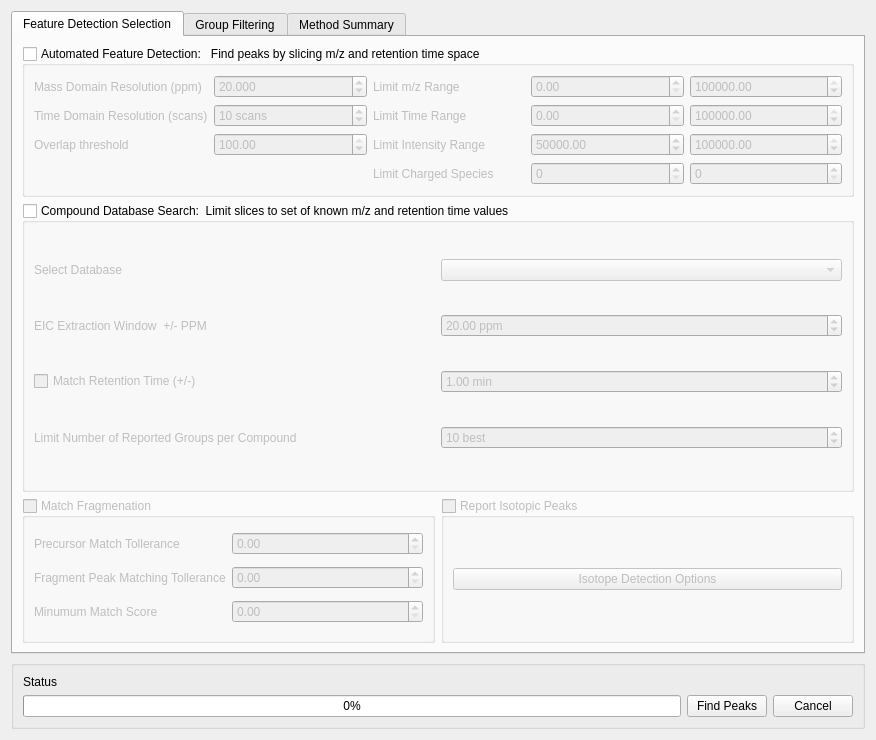
<?xml version="1.0" encoding="UTF-8"?>
<ui version="4.0">
 <class>PeakDetectionDialog</class>
 <widget class="QDialog" name="PeakDetectionDialog">
  <property name="geometry">
   <rect>
    <x>0</x>
    <y>0</y>
    <width>876</width>
    <height>740</height>
   </rect>
  </property>
  <property name="sizeIncrement">
   <size>
    <width>0</width>
    <height>0</height>
   </size>
  </property>
  <property name="windowTitle">
   <string>Peak Detection</string>
  </property>
  <layout class="QVBoxLayout" name="verticalLayout">
   <item>
    <widget class="QTabWidget" name="tabwidget">
     <property name="currentIndex">
      <number>0</number>
     </property>
     <widget class="QWidget" name="featureSelectionTab">
      <attribute name="title">
       <string>Feature Detection Selection</string>
      </attribute>
      <layout class="QGridLayout" name="gridLayout_10">
       <item row="0" column="0" colspan="2">
        <widget class="QGroupBox" name="featureOptions">
         <property name="enabled">
          <bool>true</bool>
         </property>
         <property name="statusTip">
          <string/>
         </property>
         <property name="autoFillBackground">
          <bool>false</bool>
         </property>
         <property name="title">
          <string>Automated Feature Detection:   Find peaks by slicing m/z and retention time space</string>
         </property>
         <property name="flat">
          <bool>false</bool>
         </property>
         <property name="checkable">
          <bool>true</bool>
         </property>
         <property name="checked">
          <bool>false</bool>
         </property>
         <layout class="QGridLayout" name="gridLayout">
          <item row="0" column="2">
           <widget class="QLabel" name="label_17">
            <property name="text">
             <string>Limit m/z Range</string>
            </property>
           </widget>
          </item>
          <item row="2" column="2">
           <widget class="QLabel" name="label_19">
            <property name="text">
             <string>Limit Intensity Range</string>
            </property>
           </widget>
          </item>
          <item row="1" column="4">
           <widget class="QDoubleSpinBox" name="rtMax">
            <property name="maximum">
             <double>999999999.000000000000000</double>
            </property>
            <property name="value">
             <double>999999999.000000000000000</double>
            </property>
           </widget>
          </item>
          <item row="3" column="2">
           <widget class="QLabel" name="label_20">
            <property name="text">
             <string>Limit Charged Species</string>
            </property>
           </widget>
          </item>
          <item row="0" column="1">
           <widget class="QDoubleSpinBox" name="ppmStep">
            <property name="decimals">
             <number>3</number>
            </property>
            <property name="maximum">
             <double>1000000000.000000000000000</double>
            </property>
            <property name="singleStep">
             <double>1.000000000000000</double>
            </property>
            <property name="value">
             <double>20.000000000000000</double>
            </property>
           </widget>
          </item>
          <item row="1" column="1">
           <widget class="QDoubleSpinBox" name="rtStep">
            <property name="statusTip">
             <string>mz-rt matrix binning</string>
            </property>
            <property name="prefix">
             <string/>
            </property>
            <property name="suffix">
             <string> scans</string>
            </property>
            <property name="decimals">
             <number>0</number>
            </property>
            <property name="minimum">
             <double>1.000000000000000</double>
            </property>
            <property name="maximum">
             <double>1000000.000000000000000</double>
            </property>
            <property name="singleStep">
             <double>5.000000000000000</double>
            </property>
            <property name="value">
             <double>10.000000000000000</double>
            </property>
           </widget>
          </item>
          <item row="2" column="3">
           <widget class="QDoubleSpinBox" name="minIntensity">
            <property name="maximum">
             <double>9999999999.989999771118164</double>
            </property>
            <property name="value">
             <double>50000.000000000000000</double>
            </property>
           </widget>
          </item>
          <item row="3" column="3">
           <widget class="QSpinBox" name="chargeMin">
            <property name="minimum">
             <number>0</number>
            </property>
            <property name="maximum">
             <number>999999999</number>
            </property>
            <property name="value">
             <number>0</number>
            </property>
           </widget>
          </item>
          <item row="2" column="4">
           <widget class="QDoubleSpinBox" name="maxIntensity">
            <property name="maximum">
             <double>9999999999.989999771118164</double>
            </property>
            <property name="value">
             <double>9999999999.000000000000000</double>
            </property>
           </widget>
          </item>
          <item row="1" column="0">
           <widget class="QLabel" name="label">
            <property name="text">
             <string>Time Domain Resolution (scans)</string>
            </property>
           </widget>
          </item>
          <item row="3" column="4">
           <widget class="QSpinBox" name="chargeMax">
            <property name="minimum">
             <number>0</number>
            </property>
            <property name="maximum">
             <number>999999999</number>
            </property>
            <property name="value">
             <number>0</number>
            </property>
           </widget>
          </item>
          <item row="0" column="4">
           <widget class="QDoubleSpinBox" name="mzMax">
            <property name="maximum">
             <double>999999999.000000000000000</double>
            </property>
            <property name="value">
             <double>999999999.000000000000000</double>
            </property>
           </widget>
          </item>
          <item row="1" column="3">
           <widget class="QDoubleSpinBox" name="rtMin">
            <property name="maximum">
             <double>999999999.000000000000000</double>
            </property>
           </widget>
          </item>
          <item row="0" column="0">
           <widget class="QLabel" name="label_7">
            <property name="text">
             <string>Mass Domain Resolution (ppm)</string>
            </property>
           </widget>
          </item>
          <item row="0" column="3">
           <widget class="QDoubleSpinBox" name="mzMin">
            <property name="maximum">
             <double>999999999.000000000000000</double>
            </property>
           </widget>
          </item>
          <item row="1" column="2">
           <widget class="QLabel" name="label_18">
            <property name="text">
             <string>Limit Time Range</string>
            </property>
           </widget>
          </item>
          <item row="2" column="0">
           <widget class="QLabel" name="label_13">
            <property name="text">
             <string>Overlap threshold</string>
            </property>
           </widget>
          </item>
          <item row="2" column="1">
           <widget class="QDoubleSpinBox" name="overlapThreshold">
            <property name="maximum">
             <double>100.000000000000000</double>
            </property>
            <property name="value">
             <double>100.000000000000000</double>
            </property>
           </widget>
          </item>
         </layout>
        </widget>
       </item>
       <item row="1" column="0" rowspan="2" colspan="2">
        <widget class="QGroupBox" name="dbOptions">
         <property name="title">
          <string>Compound Database Search:  Limit slices to set of known m/z and retention time values</string>
         </property>
         <property name="checkable">
          <bool>true</bool>
         </property>
         <property name="checked">
          <bool>false</bool>
         </property>
         <layout class="QGridLayout" name="gridLayout_2">
          <item row="0" column="0">
           <widget class="QLabel" name="label_3">
            <property name="text">
             <string>Select Database</string>
            </property>
           </widget>
          </item>
          <item row="4" column="0">
           <widget class="QLabel" name="label_16">
            <property name="text">
             <string>Limit Number of Reported Groups per Compound</string>
            </property>
           </widget>
          </item>
          <item row="1" column="2">
           <widget class="QDoubleSpinBox" name="compoundPPMWindow">
            <property name="suffix">
             <string> ppm</string>
            </property>
            <property name="maximum">
             <double>1000000.000000000000000</double>
            </property>
            <property name="value">
             <double>20.000000000000000</double>
            </property>
           </widget>
          </item>
          <item row="4" column="2">
           <widget class="QSpinBox" name="eicMaxGroups">
            <property name="suffix">
             <string> best</string>
            </property>
            <property name="minimum">
             <number>1</number>
            </property>
            <property name="maximum">
             <number>999999999</number>
            </property>
            <property name="value">
             <number>10</number>
            </property>
           </widget>
          </item>
          <item row="1" column="0">
           <widget class="QLabel" name="label_11">
            <property name="text">
             <string>EIC Extraction Window  +/- PPM </string>
            </property>
           </widget>
          </item>
          <item row="3" column="2">
           <widget class="QDoubleSpinBox" name="compoundRTWindow">
            <property name="prefix">
             <string/>
            </property>
            <property name="suffix">
             <string> min</string>
            </property>
            <property name="maximum">
             <double>999999999.000000000000000</double>
            </property>
            <property name="singleStep">
             <double>0.500000000000000</double>
            </property>
            <property name="value">
             <double>1.000000000000000</double>
            </property>
           </widget>
          </item>
          <item row="0" column="2">
           <widget class="QComboBox" name="compoundDatabase"/>
          </item>
          <item row="3" column="0">
           <widget class="QCheckBox" name="matchRt">
            <property name="text">
             <string>Match Retention Time (+/-)</string>
            </property>
            <property name="checked">
             <bool>false</bool>
            </property>
           </widget>
          </item>
         </layout>
        </widget>
       </item>
       <item row="4" column="0">
        <widget class="QGroupBox" name="matchFragmentatioOptions">
         <property name="enabled">
          <bool>false</bool>
         </property>
         <property name="title">
          <string>Match Fragmenation</string>
         </property>
         <property name="checkable">
          <bool>true</bool>
         </property>
         <property name="checked">
          <bool>false</bool>
         </property>
         <layout class="QGridLayout" name="gridLayout_8">
          <item row="1" column="1">
           <widget class="QDoubleSpinBox" name="doubleSpinBox"/>
          </item>
          <item row="2" column="1">
           <widget class="QDoubleSpinBox" name="minFragMatchScore">
            <property name="prefix">
             <string/>
            </property>
            <property name="suffix">
             <string/>
            </property>
            <property name="maximum">
             <double>1.000000000000000</double>
            </property>
            <property name="singleStep">
             <double>0.100000000000000</double>
            </property>
           </widget>
          </item>
          <item row="0" column="0">
           <widget class="QLabel" name="label_21">
            <property name="text">
             <string>Precursor Match Tollerance</string>
            </property>
           </widget>
          </item>
          <item row="0" column="1">
           <widget class="QDoubleSpinBox" name="doubleSpinBox_2"/>
          </item>
          <item row="1" column="0">
           <widget class="QLabel" name="label_4">
            <property name="text">
             <string>Fragment Peak Matching Tollerance</string>
            </property>
           </widget>
          </item>
          <item row="2" column="0">
           <widget class="QLabel" name="label_22">
            <property name="text">
             <string>Minumum Match Score</string>
            </property>
           </widget>
          </item>
         </layout>
         <zorder>label_22</zorder>
         <zorder>minFragMatchScore</zorder>
         <zorder>doubleSpinBox</zorder>
         <zorder>label_4</zorder>
         <zorder>doubleSpinBox_2</zorder>
         <zorder>label_21</zorder>
        </widget>
       </item>
       <item row="4" column="1">
        <widget class="QGroupBox" name="reportIsotopesOptions">
         <property name="enabled">
          <bool>false</bool>
         </property>
         <property name="title">
          <string>Report Isotopic Peaks</string>
         </property>
         <property name="checkable">
          <bool>true</bool>
         </property>
         <property name="checked">
          <bool>false</bool>
         </property>
         <layout class="QVBoxLayout" name="verticalLayout_2">
          <item>
           <widget class="QPushButton" name="changeIsotopeOptions">
            <property name="text">
             <string>Isotope Detection Options</string>
            </property>
           </widget>
          </item>
         </layout>
        </widget>
       </item>
      </layout>
     </widget>
     <widget class="QWidget" name="groupFilteringTab">
      <attribute name="title">
       <string>Group Filtering</string>
      </attribute>
      <layout class="QGridLayout" name="gridLayout_13">
       <item row="0" column="0">
        <widget class="QGroupBox" name="peakScoringOptions">
         <property name="title">
          <string>Group Filtering</string>
         </property>
         <layout class="QGridLayout" name="gridLayout_3">
          <item row="0" column="0" colspan="4">
           <layout class="QGridLayout" name="gridLayout_5">
            <item row="4" column="0">
             <widget class="QLabel" name="label_28">
              <property name="text">
               <string>At least</string>
              </property>
              <property name="alignment">
               <set>Qt::AlignRight|Qt::AlignTrailing|Qt::AlignVCenter</set>
              </property>
             </widget>
            </item>
            <item row="8" column="1">
             <spacer name="verticalSpacer_3">
              <property name="orientation">
               <enum>Qt::Vertical</enum>
              </property>
              <property name="sizeHint" stdset="0">
               <size>
                <width>20</width>
                <height>40</height>
               </size>
              </property>
             </spacer>
            </item>
            <item row="13" column="1">
             <widget class="QSpinBox" name="minGoodGroupCount">
              <property name="suffix">
               <string> peaks</string>
              </property>
              <property name="maximum">
               <number>100000000</number>
              </property>
              <property name="value">
               <number>1</number>
              </property>
             </widget>
            </item>
            <item row="4" column="2">
             <widget class="QLabel" name="qualityQuantileStatus">
              <property name="text">
               <string>% peaks above minimum quality</string>
              </property>
             </widget>
            </item>
            <item row="1" column="0">
             <widget class="QLabel" name="label_8">
              <property name="text">
               <string>At least</string>
              </property>
              <property name="alignment">
               <set>Qt::AlignRight|Qt::AlignTrailing|Qt::AlignVCenter</set>
              </property>
             </widget>
            </item>
            <item row="12" column="1">
             <widget class="QSpinBox" name="minNoNoiseObs">
              <property name="suffix">
               <string> scans</string>
              </property>
              <property name="minimum">
               <number>1</number>
              </property>
              <property name="maximum">
               <number>1000000000</number>
              </property>
              <property name="value">
               <number>3</number>
              </property>
             </widget>
            </item>
            <item row="4" column="1">
             <widget class="QSlider" name="quantileQuality">
              <property name="maximum">
               <number>100</number>
              </property>
              <property name="singleStep">
               <number>5</number>
              </property>
              <property name="sliderPosition">
               <number>0</number>
              </property>
              <property name="orientation">
               <enum>Qt::Horizontal</enum>
              </property>
              <property name="tickPosition">
               <enum>QSlider::TicksBelow</enum>
              </property>
              <property name="tickInterval">
               <number>5</number>
              </property>
             </widget>
            </item>
            <item row="5" column="1">
             <spacer name="verticalSpacer_2">
              <property name="orientation">
               <enum>Qt::Vertical</enum>
              </property>
              <property name="sizeHint" stdset="0">
               <size>
                <width>20</width>
                <height>40</height>
               </size>
              </property>
             </spacer>
            </item>
            <item row="0" column="0">
             <widget class="QLabel" name="label_10">
              <property name="text">
               <string>Minimum Peak Intensity</string>
              </property>
              <property name="alignment">
               <set>Qt::AlignRight|Qt::AlignTrailing|Qt::AlignVCenter</set>
              </property>
             </widget>
            </item>
            <item row="0" column="2">
             <widget class="QComboBox" name="peakQuantitation">
              <item>
               <property name="text">
                <string>AreaTop</string>
               </property>
              </item>
              <item>
               <property name="text">
                <string>Area</string>
               </property>
              </item>
              <item>
               <property name="text">
                <string>Height</string>
               </property>
              </item>
              <item>
               <property name="text">
                <string>AreaNotCorrected</string>
               </property>
              </item>
              <item>
               <property name="text">
                <string>AreaTopNotCorrected</string>
               </property>
              </item>
             </widget>
            </item>
            <item row="5" column="0">
             <widget class="QLabel" name="label_27">
              <property name="text">
               <string/>
              </property>
             </widget>
            </item>
            <item row="0" column="1">
             <widget class="QDoubleSpinBox" name="minGroupIntensity">
              <property name="maximumSize">
               <size>
                <width>502</width>
                <height>16777215</height>
               </size>
              </property>
              <property name="showGroupSeparator" stdset="0">
               <bool>true</bool>
              </property>
              <property name="suffix">
               <string/>
              </property>
              <property name="maximum">
               <double>999999999.000000000000000</double>
              </property>
              <property name="value">
               <double>1000000.000000000000000</double>
              </property>
             </widget>
            </item>
            <item row="9" column="0">
             <widget class="QLabel" name="label_6">
              <property name="text">
               <string>Min. Signal/BaseLine Ratio</string>
              </property>
              <property name="alignment">
               <set>Qt::AlignRight|Qt::AlignTrailing|Qt::AlignVCenter</set>
              </property>
             </widget>
            </item>
            <item row="7" column="0">
             <widget class="QLabel" name="label_29">
              <property name="text">
               <string>At least</string>
              </property>
              <property name="alignment">
               <set>Qt::AlignRight|Qt::AlignTrailing|Qt::AlignVCenter</set>
              </property>
             </widget>
            </item>
            <item row="6" column="1">
             <widget class="QDoubleSpinBox" name="sigBlankRatio">
              <property name="maximum">
               <double>10000000.000000000000000</double>
              </property>
              <property name="value">
               <double>2.000000000000000</double>
              </property>
             </widget>
            </item>
            <item row="7" column="2">
             <widget class="QLabel" name="blankQuantileStatus">
              <property name="text">
               <string>% peaks above minimum signal/blank ratio</string>
              </property>
             </widget>
            </item>
            <item row="10" column="2">
             <widget class="QLabel" name="baselineQuantileStatus">
              <property name="text">
               <string>% peaks above minimum signal/baseline ratio</string>
              </property>
             </widget>
            </item>
            <item row="7" column="1">
             <widget class="QSlider" name="quantileSignalBlankRatio">
              <property name="maximum">
               <number>100</number>
              </property>
              <property name="singleStep">
               <number>5</number>
              </property>
              <property name="sliderPosition">
               <number>0</number>
              </property>
              <property name="orientation">
               <enum>Qt::Horizontal</enum>
              </property>
              <property name="tickPosition">
               <enum>QSlider::TicksBelow</enum>
              </property>
              <property name="tickInterval">
               <number>5</number>
              </property>
             </widget>
            </item>
            <item row="10" column="0">
             <widget class="QLabel" name="label_30">
              <property name="text">
               <string>At least</string>
              </property>
              <property name="alignment">
               <set>Qt::AlignRight|Qt::AlignTrailing|Qt::AlignVCenter</set>
              </property>
             </widget>
            </item>
            <item row="3" column="0">
             <widget class="QLabel" name="labelMinQuality">
              <property name="text">
               <string>Minimum Quality</string>
              </property>
              <property name="alignment">
               <set>Qt::AlignRight|Qt::AlignTrailing|Qt::AlignVCenter</set>
              </property>
             </widget>
            </item>
            <item row="9" column="1">
             <widget class="QSpinBox" name="sigBaselineRatio">
              <property name="maximum">
               <number>10000000</number>
              </property>
              <property name="value">
               <number>2</number>
              </property>
             </widget>
            </item>
            <item row="11" column="1">
             <spacer name="verticalSpacer_4">
              <property name="orientation">
               <enum>Qt::Vertical</enum>
              </property>
              <property name="sizeHint" stdset="0">
               <size>
                <width>20</width>
                <height>40</height>
               </size>
              </property>
             </spacer>
            </item>
            <item row="12" column="0">
             <widget class="QLabel" name="label_12">
              <property name="text">
               <string>Minimum Peak Width</string>
              </property>
              <property name="alignment">
               <set>Qt::AlignRight|Qt::AlignTrailing|Qt::AlignVCenter</set>
              </property>
             </widget>
            </item>
            <item row="1" column="2">
             <widget class="QLabel" name="intensityQuantileStatus">
              <property name="text">
               <string>% peaks above minimum intensity </string>
              </property>
             </widget>
            </item>
            <item row="2" column="1">
             <spacer name="verticalSpacer">
              <property name="orientation">
               <enum>Qt::Vertical</enum>
              </property>
              <property name="sizeHint" stdset="0">
               <size>
                <width>20</width>
                <height>40</height>
               </size>
              </property>
             </spacer>
            </item>
            <item row="1" column="1">
             <widget class="QSlider" name="quantileIntensity">
              <property name="maximum">
               <number>100</number>
              </property>
              <property name="singleStep">
               <number>5</number>
              </property>
              <property name="sliderPosition">
               <number>0</number>
              </property>
              <property name="orientation">
               <enum>Qt::Horizontal</enum>
              </property>
              <property name="tickPosition">
               <enum>QSlider::TicksBelow</enum>
              </property>
              <property name="tickInterval">
               <number>5</number>
              </property>
             </widget>
            </item>
            <item row="3" column="1">
             <widget class="QDoubleSpinBox" name="doubleSpinBoxMinQuality">
              <property name="maximum">
               <double>1.000000000000000</double>
              </property>
              <property name="singleStep">
               <double>0.100000000000000</double>
              </property>
              <property name="value">
               <double>0.500000000000000</double>
              </property>
             </widget>
            </item>
            <item row="13" column="0">
             <widget class="QLabel" name="label_100">
              <property name="text">
               <string>Min. Good Peak / Group</string>
              </property>
              <property name="alignment">
               <set>Qt::AlignRight|Qt::AlignTrailing|Qt::AlignVCenter</set>
              </property>
             </widget>
            </item>
            <item row="6" column="0">
             <widget class="QLabel" name="label_9">
              <property name="text">
               <string>Minimum Signal/Blank Ratio</string>
              </property>
              <property name="alignment">
               <set>Qt::AlignRight|Qt::AlignTrailing|Qt::AlignVCenter</set>
              </property>
             </widget>
            </item>
            <item row="10" column="1">
             <widget class="QSlider" name="quantileSignalBaselineRatio">
              <property name="maximum">
               <number>100</number>
              </property>
              <property name="singleStep">
               <number>5</number>
              </property>
              <property name="sliderPosition">
               <number>0</number>
              </property>
              <property name="orientation">
               <enum>Qt::Horizontal</enum>
              </property>
              <property name="invertedAppearance">
               <bool>false</bool>
              </property>
              <property name="invertedControls">
               <bool>false</bool>
              </property>
              <property name="tickPosition">
               <enum>QSlider::TicksBelow</enum>
              </property>
              <property name="tickInterval">
               <number>5</number>
              </property>
             </widget>
            </item>
            <item row="14" column="0">
             <widget class="QLabel" name="label_5">
              <property name="text">
               <string>Peak Classifier Model File</string>
              </property>
              <property name="alignment">
               <set>Qt::AlignRight|Qt::AlignTrailing|Qt::AlignVCenter</set>
              </property>
             </widget>
            </item>
            <item row="14" column="1">
             <widget class="QLineEdit" name="classificationModelFilename">
              <property name="text">
               <string/>
              </property>
             </widget>
            </item>
            <item row="14" column="2">
             <widget class="QPushButton" name="loadModelButton">
              <property name="text">
               <string>Load Model</string>
              </property>
             </widget>
            </item>
           </layout>
          </item>
         </layout>
        </widget>
       </item>
      </layout>
     </widget>
     <widget class="QWidget" name="methodSummaryTab">
      <attribute name="title">
       <string>Method Summary</string>
      </attribute>
      <layout class="QGridLayout" name="gridLayout_11">
       <item row="3" column="1">
        <widget class="QGroupBox" name="methodSummaryOptions">
         <property name="title">
          <string>Current Peak Dection Method Summary</string>
         </property>
         <layout class="QGridLayout" name="gridLayout_7">
          <item row="0" column="0">
           <widget class="QPushButton" name="saveMethodButton">
            <property name="text">
             <string>Save Method</string>
            </property>
           </widget>
          </item>
          <item row="0" column="1">
           <widget class="QPushButton" name="loadMethodButton">
            <property name="text">
             <string>Load Method</string>
            </property>
           </widget>
          </item>
          <item row="3" column="0" colspan="2">
           <widget class="QTextBrowser" name="methodSummary"/>
          </item>
         </layout>
        </widget>
       </item>
       <item row="5" column="1">
        <widget class="QGroupBox" name="groupBox_3">
         <property name="title">
          <string>Output Detected Peaks to CSV File</string>
         </property>
         <property name="checkable">
          <bool>true</bool>
         </property>
         <property name="checked">
          <bool>false</bool>
         </property>
         <layout class="QGridLayout" name="gridLayout_9">
          <item row="1" column="2">
           <widget class="QPushButton" name="setOutputDirButton">
            <property name="text">
             <string>Set Directory</string>
            </property>
           </widget>
          </item>
          <item row="1" column="1">
           <widget class="QLineEdit" name="outputDirName"/>
          </item>
          <item row="1" column="0">
           <widget class="QLabel" name="label_2">
            <property name="text">
             <string>Output Directory</string>
            </property>
           </widget>
          </item>
         </layout>
        </widget>
       </item>
       <item row="4" column="1">
        <widget class="QGroupBox" name="groupBox">
         <property name="title">
          <string>Output Detected Peak to a Table</string>
         </property>
         <property name="checkable">
          <bool>true</bool>
         </property>
         <property name="checked">
          <bool>true</bool>
         </property>
         <layout class="QGridLayout" name="gridLayout_12">
          <item row="0" column="1">
           <widget class="QComboBox" name="outputTableComboBox">
            <item>
             <property name="text">
              <string>Create New Peak Table</string>
             </property>
            </item>
            <item>
             <property name="text">
              <string>Bookmarked Peaks Table</string>
             </property>
            </item>
           </widget>
          </item>
          <item row="0" column="0">
           <widget class="QLabel" name="label_23">
            <property name="text">
             <string>Output Table</string>
            </property>
           </widget>
          </item>
         </layout>
        </widget>
       </item>
      </layout>
     </widget>
    </widget>
   </item>
   <item>
    <widget class="QGroupBox" name="groupBox_4">
     <layout class="QGridLayout" name="gridLayout_4">
      <item row="4" column="5">
       <widget class="QPushButton" name="cancelButton">
        <property name="text">
         <string>Cancel</string>
        </property>
       </widget>
      </item>
      <item row="4" column="4">
       <widget class="QPushButton" name="computeButton">
        <property name="text">
         <string>Find Peaks</string>
        </property>
       </widget>
      </item>
      <item row="4" column="3">
       <widget class="QProgressBar" name="progressBar">
        <property name="value">
         <number>0</number>
        </property>
       </widget>
      </item>
      <item row="3" column="3">
       <widget class="QLabel" name="statusText">
        <property name="text">
         <string>Status</string>
        </property>
       </widget>
      </item>
     </layout>
    </widget>
   </item>
  </layout>
 </widget>
 <tabstops>
  <tabstop>tabwidget</tabstop>
  <tabstop>featureOptions</tabstop>
  <tabstop>ppmStep</tabstop>
  <tabstop>mzMin</tabstop>
  <tabstop>mzMax</tabstop>
  <tabstop>rtStep</tabstop>
  <tabstop>rtMin</tabstop>
  <tabstop>rtMax</tabstop>
  <tabstop>minIntensity</tabstop>
  <tabstop>maxIntensity</tabstop>
  <tabstop>chargeMin</tabstop>
  <tabstop>chargeMax</tabstop>
  <tabstop>dbOptions</tabstop>
  <tabstop>compoundDatabase</tabstop>
  <tabstop>compoundPPMWindow</tabstop>
  <tabstop>matchRt</tabstop>
  <tabstop>compoundRTWindow</tabstop>
  <tabstop>eicMaxGroups</tabstop>
  <tabstop>matchFragmentatioOptions</tabstop>
  <tabstop>doubleSpinBox_2</tabstop>
  <tabstop>doubleSpinBox</tabstop>
  <tabstop>minFragMatchScore</tabstop>
  <tabstop>reportIsotopesOptions</tabstop>
  <tabstop>changeIsotopeOptions</tabstop>
  <tabstop>minGroupIntensity</tabstop>
  <tabstop>peakQuantitation</tabstop>
  <tabstop>quantileIntensity</tabstop>
  <tabstop>doubleSpinBoxMinQuality</tabstop>
  <tabstop>quantileQuality</tabstop>
  <tabstop>sigBlankRatio</tabstop>
  <tabstop>quantileSignalBlankRatio</tabstop>
  <tabstop>sigBaselineRatio</tabstop>
  <tabstop>quantileSignalBaselineRatio</tabstop>
  <tabstop>minNoNoiseObs</tabstop>
  <tabstop>minGoodGroupCount</tabstop>
  <tabstop>classificationModelFilename</tabstop>
  <tabstop>loadModelButton</tabstop>
  <tabstop>computeButton</tabstop>
  <tabstop>cancelButton</tabstop>
  <tabstop>saveMethodButton</tabstop>
  <tabstop>loadMethodButton</tabstop>
  <tabstop>methodSummary</tabstop>
  <tabstop>groupBox</tabstop>
  <tabstop>outputTableComboBox</tabstop>
  <tabstop>groupBox_3</tabstop>
  <tabstop>outputDirName</tabstop>
  <tabstop>setOutputDirButton</tabstop>
 </tabstops>
 <resources/>
 <connections/>
</ui>
